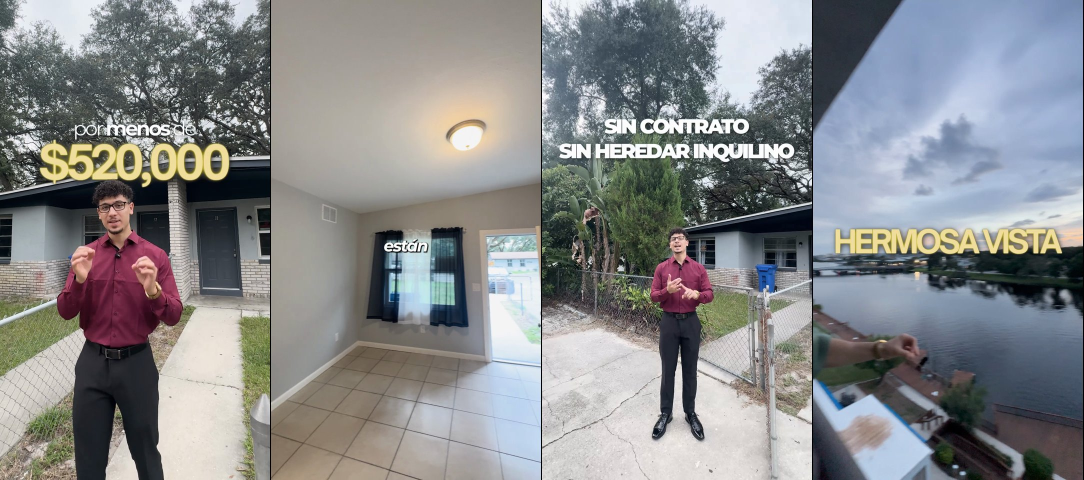
#> input picture clientes/angel-perez-brand/assets/ref-pauta-tampa.jpg, 2168 x 960 px, given in place of ANDREA 1 - sonriendo frente a la casa.png, which was not available (shown at 1/2 size)
$ python portada_aal.py ../../angel-perez-brand/assets/ref-pauta-tampa.jpg
#> lines starting #> are read from the running program, lines starting #| are printed output that depends on the picture
"""Portada AAL 06-11 (v2: Andrea frente a la casa, pedido del usuario) con el sistema de las portadas de propiedad de Andrea (02-10, 03-11): cielo azul profundo arriba,
pastilla roja con itálica blanca + precio grande en degradé plateado, la casa abajo con un poco más de luz.
  python portada_aal.py [guias|solotexto]
Caso real: AAL 06-11 (2026-11-02), aprobada. Las rutas P, F y Q son las de la máquina donde se hizo: cambiarlas
(P = PORTADA/ del video, F = fuentes Acumin, Q = carpeta con la máscara y el fondo limpio de portadas-reels).
Sin Andrea en la foto: saltear el recorte y aplicar el azul sobre toda la imagen."""
import sys
from PIL import Image, ImageDraw, ImageFilter, ImageFont, ImageEnhance, ImageChops
import numpy as np

MODO = sys.argv[1] if len(sys.argv) > 1 else ''
P = '/Users/tomisepul25/Desktop/ELEVATE/ANDREA ALMONACID/01 REELS/11 NOVIEMBRE/06-11 AAL Título pendiente/PORTADA'
F = '/Users/tomisepul25/remotion-local/public/fonts/'
W, H = 1080, 1920
ROJO, AZUL_OSC = (219, 27, 46), (22, 46, 110)

# Andrea frente a la casa (toma 150145, 12,25 s): sujeto aislado con más luz que el fondo (portadas-reels §4)
Q = '/private/tmp/claude-501/-Users-tomisepul25-Desktop-ELEVATE-PERSONAL-CLAUDE/1b870e3e-72b4-4c52-a5ec-4b798af53332/scratchpad/por/'
base = Image.open(f'{P}/ANDREA 1 - sonriendo frente a la casa.png').convert('RGB')
#> base is the input picture: PIL image 2168x960 RGB; mean R, G, B 134.8, 136.4, 137.9
mask = Image.open(Q + 'and_mascara.png').convert('L').resize((W, H))
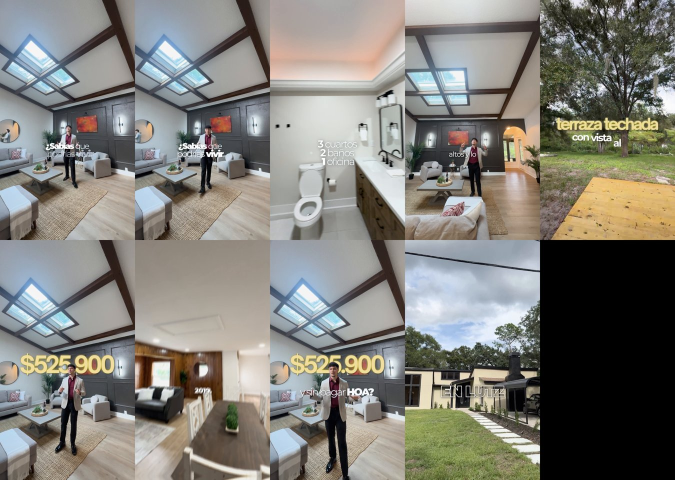
#> input picture clientes/angel-perez-brand/assets/ref-pauta.jpg, 1350 x 960 px, given in place of and_mascara.png, which was not available (shown at 1/2 size)
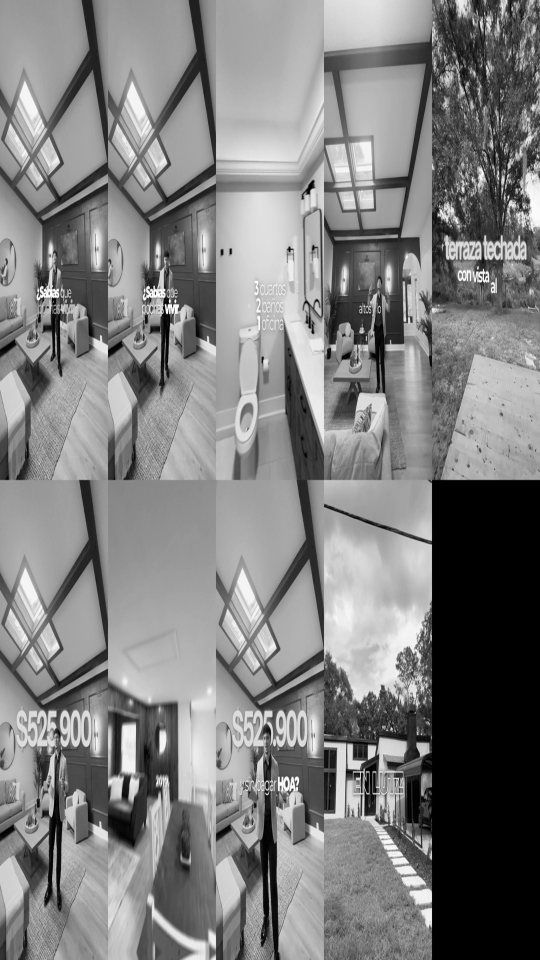
#> mask: PIL image 1080x1920 L (shown at 1/2 size); min 0, max 255, mean 126.7
limpio = Image.open(Q + 'and_fondo.jpg').convert('RGB').resize((W, H))
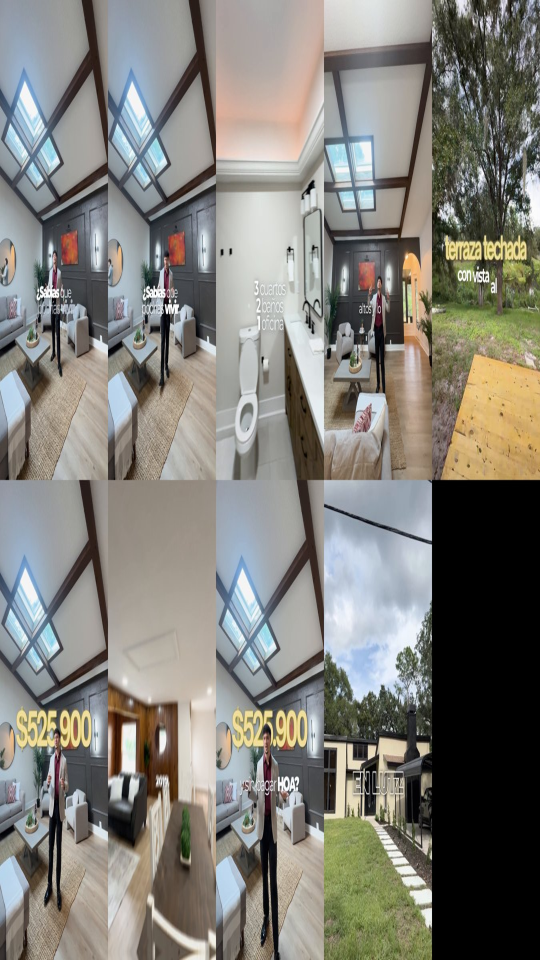
#> limpio: PIL image 1080x1920 RGB (shown at 1/2 size); mean R, G, B 128.6, 126.9, 120.5
def bajar(im):
    im = ImageEnhance.Brightness(im).enhance(0.86)
    return ImageEnhance.Color(im).enhance(0.94).filter(ImageFilter.GaussianBlur(3))
# pegado al borde del sujeto va el original bajado (sin el "fantasma" del relleno)
#> (the run stopped early here; a loop or call above may not have finished)
